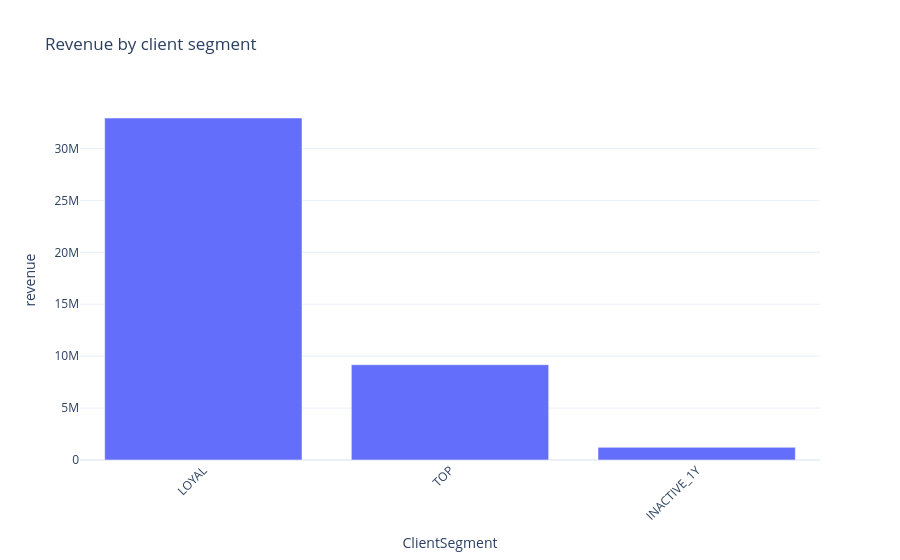

The notebook cell saved with this chart:
### Code cell
sales_by_segment = (
    tx.groupby("ClientSegment", as_index=False)
    .agg(revenue=("SalesNetAmountEuro", "sum"),
         customers=("ClientID", "nunique"))
    .sort_values("revenue", ascending=False)
)

fig = px.bar(sales_by_segment, x="ClientSegment", y="revenue",
             title="Revenue by client segment")
fig.update_layout(template="plotly_white", xaxis_tickangle=-45)
fig.show()

### Figure 1 — Plotly figure (JSON) as saved in the notebook; plotly's stock layout.template omitted (floating-point values rounded to 4 significant figures)
{"data": [{"hovertemplate": "ClientSegment=%{x}<br>revenue=%{y}<extra></extra>", "legendgroup": "", "marker": {"color": "#636efa", "pattern": {"shape": ""}}, "name": "", "orientation": "v", "showlegend": false, "textposition": "auto", "type": "bar", "x": ["LOYAL", "TOP", "INACTIVE_1Y"], "xaxis": "x", "y": [32930000.0, 9179000.0, 1217000.0], "yaxis": "y"}], "layout": {"barmode": "relative", "legend": {"tracegroupgap": 0}, "title": {"text": "Revenue by client segment"}, "xaxis": {"anchor": "y", "domain": [0, 1], "tickangle": -45, "title": {"text": "ClientSegment"}}, "yaxis": {"anchor": "x", "domain": [0, 1], "title": {"text": "revenue"}}}}
